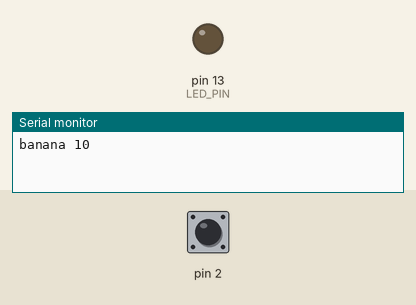
Simulated run of this sketch. Board: Arduino Uno, built with avr-gcc and run on an emulated ATmega328P. Shown: output pins drawn as LEDs (lit = HIGH), the last lines printed to the serial monitor. Inputs (shaded band) come from the test bench; at power-on: pin 2 HIGH.

Above: at 1.2 s.
1.3 s: pin 2 pulled LOW for 0.15 s
At 1.37 s:
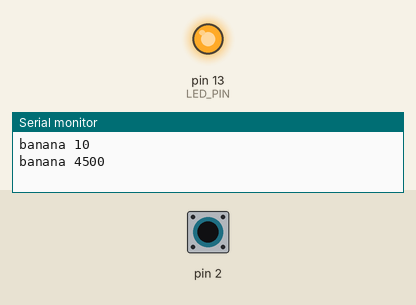
2.9 s: pin 2 pulled LOW for 3.2 s
At 7.2 s:
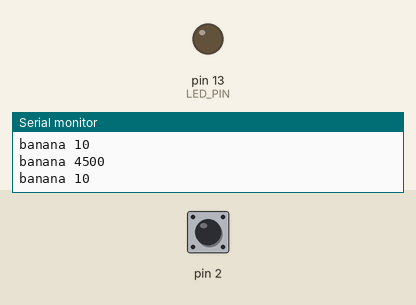
Timing chart, 0 to 8.7 s (numbered marks = the images above; inputs shaded):
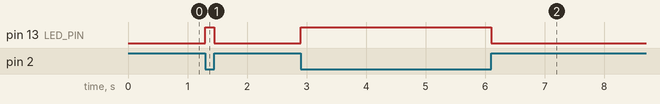

The sketch:

capacity_tes.ino
```cpp
/*
Thomas Ouellet Fredericks
2014-08-19

Based on Arduino Starter Kit example (by Scott Fitzgerald)
& Mind+ Banana Piano example

Parts required:
1x 10K ohm resistor
1x Banana

This example requires the CapacitiveSensor library
(CapacitiveSensor04.zip) by Paul Badger :
http://arduino.cc/playground/Main/CapacitiveSensor

This example is part of the public domain
*/

// Import the CapacitiveSensor library
// found here :(CapacitiveSensor04.zip) :
// http://playground.arduino.cc/Main/CapacitiveSensor
#include <CapacitiveSensor.h>

// Create an instance of the library with the following setup :

// Pin 3 is the OUTPUT and sends electrical energy.
// Connect Pin 3 to one side of the resistor.

// Pin 2 is the INPUT and measures the time of change.
// Connect Pin 2 to the other side of the resistor and the banana.
CapacitiveSensor banana = CapacitiveSensor(3,2);

// Threshold for turning the LED on
#define THRESSHOLD 15

// Pin the LED is connected to :
// The debug LED in this case.
#define LED_PIN 13

// The value measured.
long value;

void setup() {
        // Open a serial connection.
        Serial.begin(9600);
        // Set the LED pin as an output
        pinMode(LED_PIN, OUTPUT);
}

void loop() {
        // Trigger a mesure with 30 samples and then
        // store the value reported by the sensor in a variable.
        long newValue = banana.capacitiveSensor(30);

        if ( value != newValue ) {
                value = newValue;

                // print out the value
                Serial.print("banana ");
                Serial.println(value);

                // if the value is greater than the threshold
                if(value > THRESSHOLD) {
                        // turn the LED on
                        digitalWrite(LED_PIN, HIGH);
                }
                // if it's lower than the threshold
                else {
                        // turn the LED off
                        digitalWrite(LED_PIN, LOW);
                }
        }
}
```

Measured:
- after the input at 1.3 s, pin 13 (LED_PIN): LOW → HIGH at once, → LOW 0.15 s later
- after the input at 2.9 s, pin 13 (LED_PIN): LOW → HIGH at once, → LOW 3.2 s later
